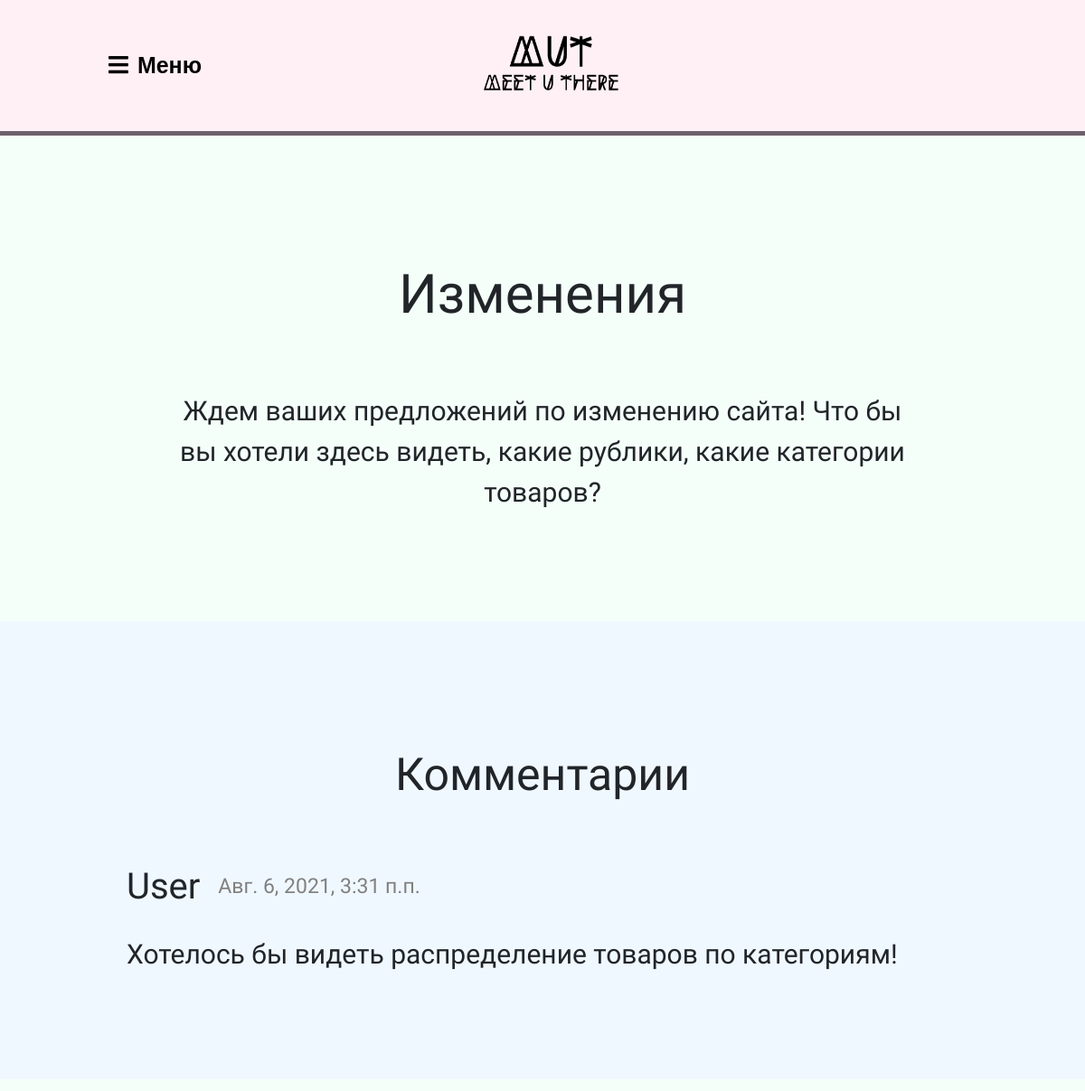
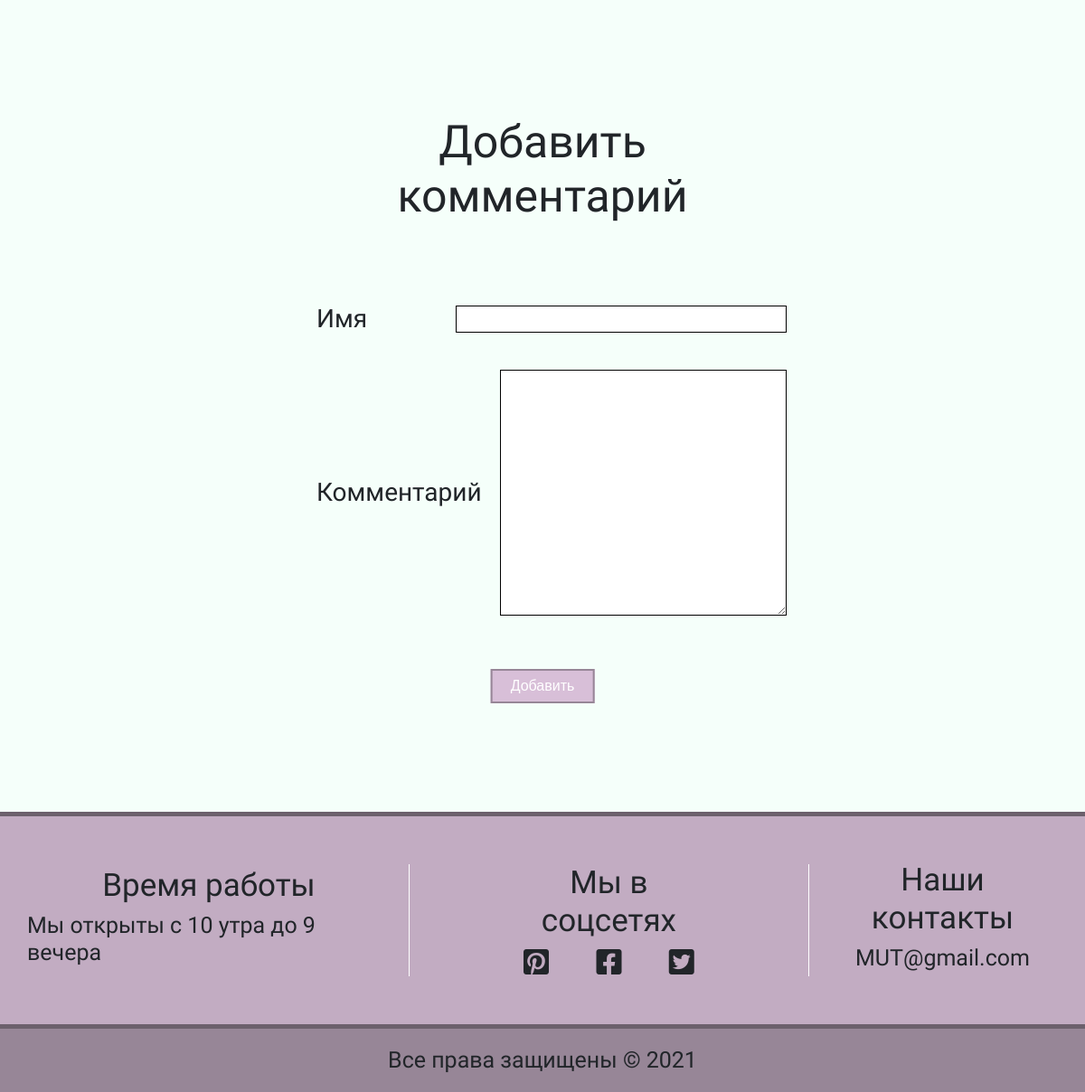
/blog/post-3, run on the app's committed database (2 pictures, top to bottom).
### blog/models.py (models this page shows)
class Post(models.Model):
    title = models.CharField(max_length=255, verbose_name='Заголовок')
    slug = models.SlugField()
    intro = models.TextField(verbose_name='Интро')
    body = models.TextField(verbose_name='Содержание')
    date_added = models.DateTimeField(auto_now_add=True, verbose_name='Дата создания')
    img = models.ImageField(upload_to='img/', verbose_name='Фото', blank=True)
    class Meta:
        ordering = ['-date_added']

class Comment(models.Model):
    post = models.ForeignKey(Post, related_name='comments', on_delete=models.CASCADE)
    name = models.CharField(max_length=255, verbose_name='Имя')
    body = models.TextField(verbose_name='Комментарий')
    date_added = models.DateTimeField(auto_now_add=True, verbose_name='Дата создания')
    class Meta:
        ordering = ['-date_added']

### blog/views.py (the view)
# urls.py: path('<slug:slug>', post_detail, name='post_detail'),
def post_detail(request, slug):
    post = Post.objects.get(slug=slug)
    if request.method == 'POST':
        form = CommentForm(request.POST)
        if form.is_valid():
            comment = form.save(commit=False)
            comment.post = post
            comment.save()
            return redirect('post_detail', slug=post.slug)
    else:
        form = CommentForm()
    return render(request, 'blog/post_detail.html', {'post': post, 'form': form})

### blog/forms.py
class CommentForm(forms.ModelForm):
    class Meta:
        model = Comment
        fields = ['name', 'body']

### blog/templates/blog/post_detail.html (shortened to what this page needs)
{% extends 'MUT_app/layout.html' %}
{% block content %}
    <div class="container_0">
        <div class="container_post">
            <div class="container_post__content">
                <h1>{{ post.title }}</h1>
                <p>{{ post.body|safe }}</p>
            </div>
        </div>
    </div>
    <div class="container_comments">
        <div class="container_comments__content">
            <h1>Комментарии</h1>
            {% for comment in post.comments.all %}
                <div class="one_str">
                    <h4>{{ comment.name }}</h4>
                    <h5>{{ comment.date_added }}</h5>
                </div>
                <p>{{ comment.body }}</p>
            {% empty %}
                <h3>Пока к этой записи нет комментариев, будь первым!</h3>
            {% endfor %}
        </div>
    </div>
    <div class="container_post">
        <div class="container_comments__add">
            <h1>Добавить комментарий</h1>
            <form method="post">
                <div class="one_str">
                    <label>{{ form.name.label }}</label>
                    {{ form.name }}
                </div>
                <div class="one_str">
                    <label>{{ form.body.label }}</label>
                    {{ form.body }}
                </div>
                <br>
                <button type="submit">Добавить</button>
            </form>
        </div>
    </div>
{% endblock %}

### MUT_app/static/css/MUT_app.css (style rules this page uses)
input { outline:none; padding: 0 10px; }
* { margin: 0; padding: 0; text-decoration: none; }
html { height: 100%; overflow-x: hidden; }
body { font-family: Montserrat, sans-serif; background: rgb(248, 232, 243); }
.container_0 { margin-top: 150px; }
.container_goods__1 h1, .container_party__img h1, .container_about__img h1, .container_goods__2 h1, .container_catalog h1, .container_profile h1, .container_blog h1, .container_post h1 { font-family: Amatic SC, cursive; font-size: 60px; padding-top: 80px; padding-bottom: 70px; text-align: center; margin: 0; }
.container_party__img p, .container_about__img p, .container_profile p, .container_post p { font-family: Amatic SC, cursive; text-align: center; padding: 0 40px 60px; font-size: 30px; margin: 0; }
button { background: thistle; color: white; padding: 5px 20px; border: 2px solid #978697; margin-top: 15px; font-size: 16px; text-align: center; margin-bottom: 60px; position: relative; left: 50%; transform: translate(-50%, 0); }
.container_post { background: #F5FFFA; width: 100%; padding: 60px 0; }
.container_post__content { width: 100%; max-width: 1000px; margin: 0 auto; height: 100%; padding: 0 40px; }
.container_comments { background: #F0F8FF; width: 100%; padding: 60px 0; }
.container_comments__content { width: 100%; max-width: 1000px; margin: 0 auto; padding: 0 40px; }
.container_comments__content h4 { font-family: 'Amatic SC', cursive; font-size: 40px; padding-right: 20px; }
.container_comments__content h5 { font-family: 'Amatic SC', cursive; font-size: 23px; color: gray; }
.container_comments__content p { font-family: Amatic SC, cursive; font-size: 30px; padding-bottom: 40px; }
.one_str { display: flex; align-items: center; margin-bottom: 20px; }
input, textarea { border: 1px solid black; }
.container_comments__content h1, .container_comments__add h1 { text-align: center; padding-top: 80px; padding-bottom: 70px; font-family: 'Amatic SC', cursive; font-size: 50px; margin: 0; }
.container_comments__add { width: 100%; max-width: 600px; margin: 0 auto; display: block; padding: 0 30px; }
.container_comments__add label { font-family: 'Amatic SC', cursive; font-size: 28px; padding: 15px 20px!important; display: flex; }
.container_comments__add input#id_name { margin: 0 auto; width: 100%; margin-left: 78px; }
input { min-height: 30px; }
.container_comments__add textarea { padding: 15px; }
input, optgroup, select, textarea { font-family: 'Montserrat', sans-serif; line-height: normal; font-size: 20px; }

### data on the page
Post: title "Изменения", body "Ждем ваших предложений по изменению сайта! Что бы вы хотели здесь видеть, какие рублики, какие категории товаров?"
Comment: name "User", date_added "Авг. 6, 2021, 3:31 п.п.", body "Хотелось бы видеть распределение товаров по категориям!"
